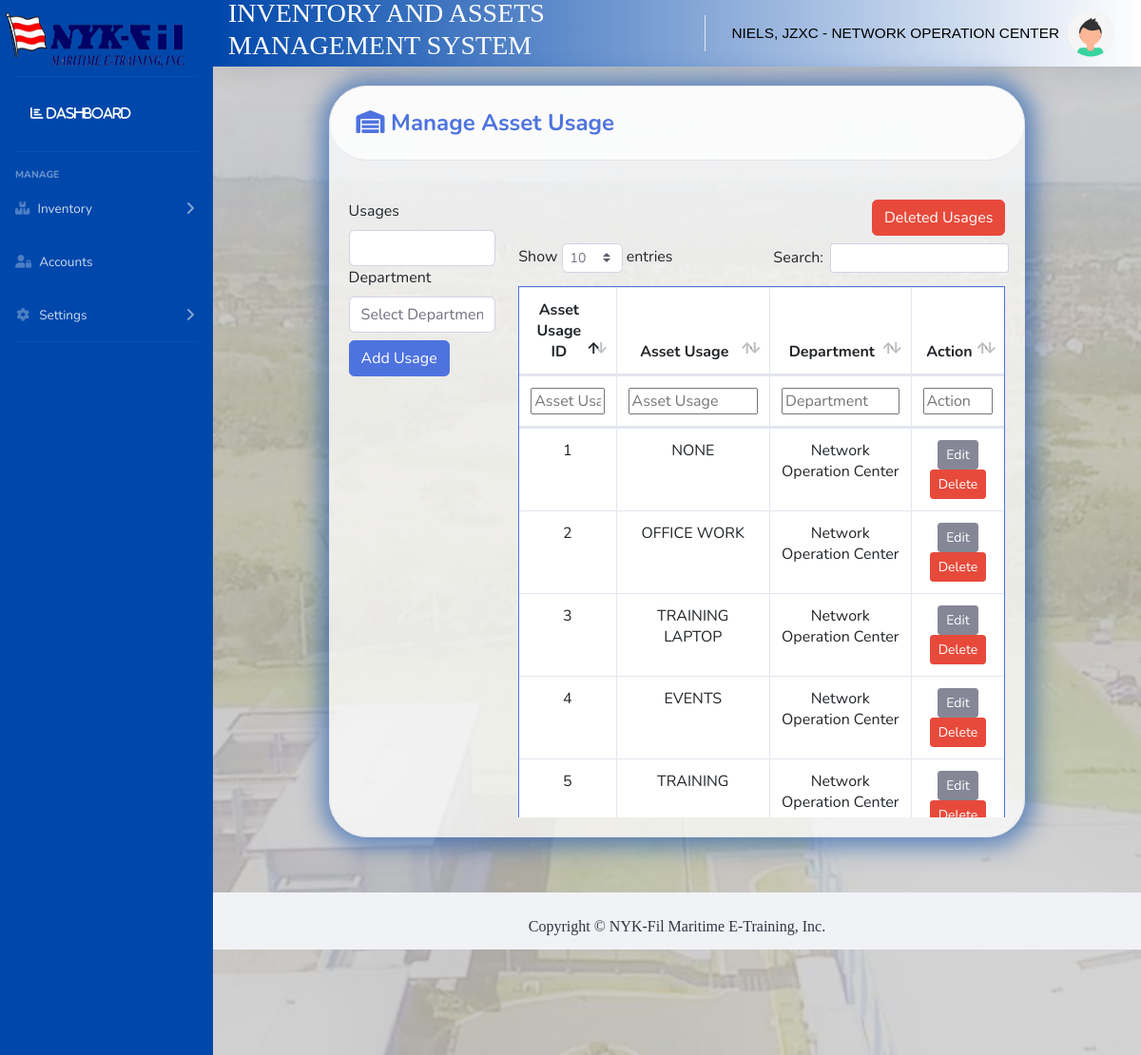
The app's page /pages/assetusage.php (signed in, upper part), older data.
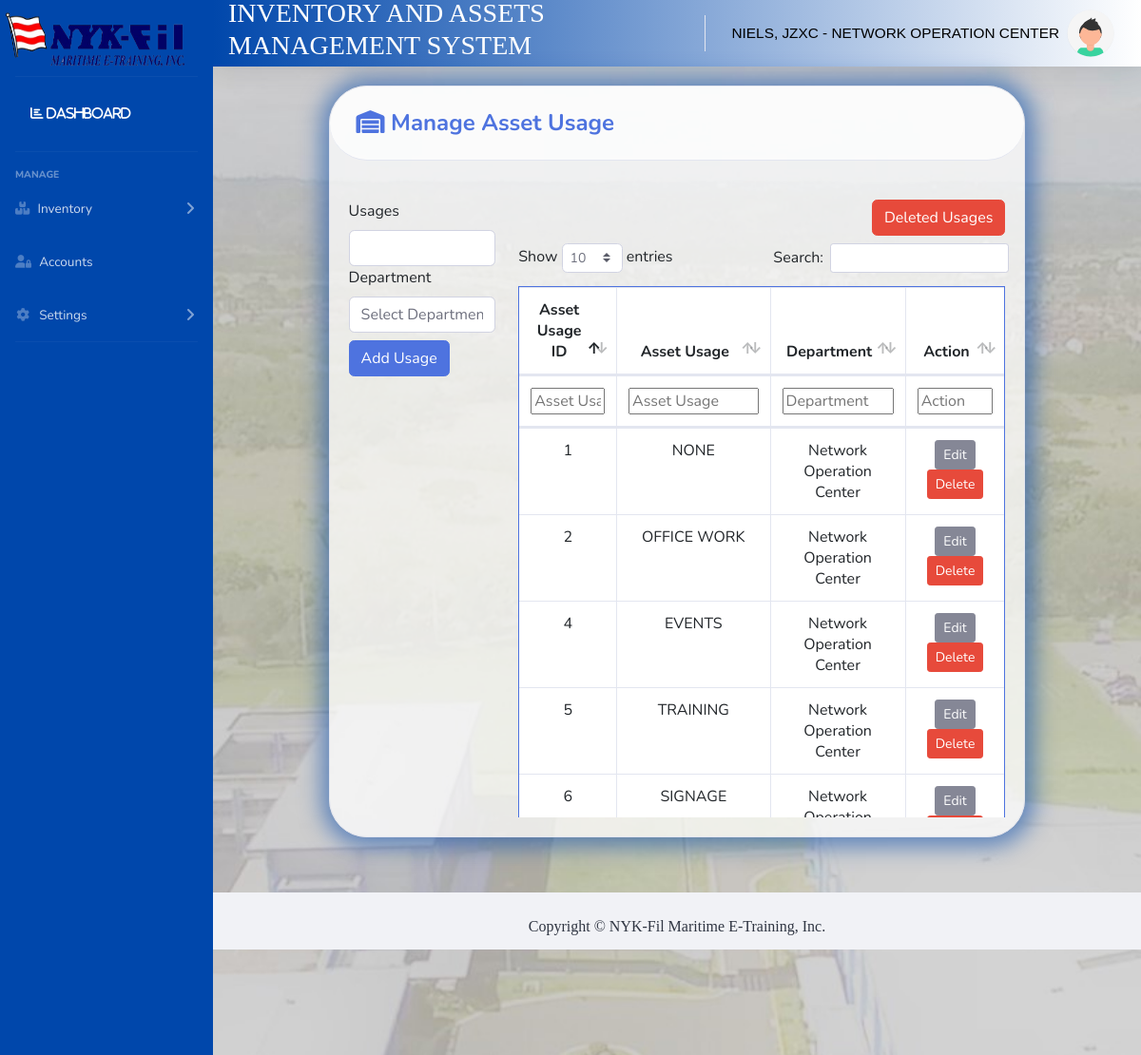
The same page, newer data.
### tables this page shows
CREATE TABLE `assetusage_tbl` (
  `assetusageid` int(11) NOT NULL,
  `assetusage` varchar(250) NOT NULL,
  `departmentid` int(11) NOT NULL,
  `usage_deleted` int(11) NOT NULL
);

CREATE TABLE `department_tbl` (
  `departmentid` int(11) NOT NULL,
  `department` varchar(255) NOT NULL,
  `dept_deleted` int(11) NOT NULL
);

### pages/assetusageclass.php (the view, shortened to what this page needs)
<?php
function populatetblassetusage($userlevelid , $userdeptid)
{
  try
  {
    include '../includes/dbcon.php';
    if($userlevelid == 2)
    {
      $statement = $conn->prepare("Select a.assetusageid,a.assetusage,a.usage_deleted,
                                    b.department from assetusage_tbl as a
                                    inner join department_tbl as b on a.departmentid=b.departmentid where a.departmentid = ".$userdeptid." and a.usage_deleted= 1 ");
    }
    else if($userlevelid == 1 || $userlevelid == 3)
    {
      $statement = $conn->prepare("Select a.assetusageid,a.assetusage,a.usage_deleted,
      b.department from assetusage_tbl as a
      inner join department_tbl as b on a.departmentid=b.departmentid where a.usage_deleted= 1 ");
    }
    $statement->execute();
    $result = $statement->get_result();
          while($row = $result->fetch_assoc())
          {
              echo "<tr>";
              echo "<td>".$row["assetusageid"]."</td>";
              echo "<td>".$row["assetusage"]."</td>";
              if($userlevelid == 1)
              {
                echo "<td>".$row["department"]."</td>";
              }
              echo "<td>
              <a class='btn btn-secondary btn-sm edit_btn' style='color:white;'>
              Edit
              </a>
              <a class='btn btn-danger btn-sm ' onclick='return checkdelete()' href='assetusagedelete.php?id=".$row["assetusageid"]."' style='color:white;'>
              Delete
              </a>
              </td>";
              echo "</tr>";
          }
  }
  catch (\Exception $e)
  {
  }
}
?>

### pages/assetusage.php (shortened to what this page needs)
<?php include 'assetusageclass.php'; ?>
<!DOCTYPE html>
<html lang="en">
<head>
    <?php include 'head.php'; ?>
</head>
<body>
    <?php include '../includes/navbar.php'; ?>
    <div class="container-fluid mt-3" style="max-width: 80%">
        <div class="card" style="background-color: #ffffffba;background-clip: border-box;border-radius: 2.5rem;margin-bottom: 10px;-webkit-box-shadow: 1px 1px 23px 9px rgba(0,0,0,0.75);-moz-box-shadow: 1px 1px 23px 9px rgba(0,0,0,0.75);box-shadow: 1px 1px 23px 9px rgb(0 71 171 / 55%);">
            <div class="card-header py-3" style="background-color: #ffffffba;background-clip: border-box;border-radius: 2.5rem;margin-bottom: 5px;">
                <h4 class="m-2 font-weight-bold text-primary"><i class="fa fa-warehouse"></i>&nbsp;Manage Asset Usage</h4>
            </div>
            <div class="card-body">
                <div class="row">
                    <div class="mt-3 col-md-3">
                        <div class="form-group">
                            <div class="form-row">
                                <div class="col-md-12">
                                    <form action="#" method="POST" onsubmit="return confirm('Are you sure you want to add usage?');">
                                        <label class="label">Usages</label>
                                        <input class="form-control" type="text" name="txtusage" required>
                                        <label class="label" id="labeldepartment">Department</label>
                                        <select class="form-control" name="selectdepartment" id="selectdepartment">
                                            <option disabled value="" selected="">Select Department</option>
                                        </select>
                                        <input class="mt-2 btn btn-primary" type="submit" name="btnaddusage" id="btnaddusage" value="Add Usage">
                                    </form>
                                </div>
                            </div>
                        </div>
                    </div>
                    <div class="mt-3 col-md-9 table-responsive" style="overflow-y:auto;max-height:650px;">
                        <div class="row">
                            <div class="col-md-8 ">
                            </div>
                            <div class="col-md-4 mb-2 d-flex justify-content-end">
                                <button type="button" data-toggle="modal" data-target="#deletedcatmodal" class="btn btn-danger">Deleted Usages</button>
                            </div>
                        </div>
                        <table id="example" class="table table-bordered border-primary table-hover text-center display" style="width:100%;">
                            <thead class="bg-primary border-primary">
                                <tr>
                                    <th>Asset Usage ID</th>
                                    <th>Asset Usage</th>
                                    <?php if ($userlevelid == 1) {
                                        echo "<th>Department</th>";
                                    } ?>
                                    <th>Action</th>
                                </tr>
                            </thead>
                            <tbody>
                                <?php populatetblassetusage($userlevelid, $userdeptid); ?>
                            </tbody>
                        </table>
                    </div>
                </div>
            </div>
        </div>
    </div>
    <?php include '../includes/footer.php'; ?>
</body>
</html>

### pages/head.php (shortened to what this page needs)
<link href="https://cdn.jsdelivr.net/npm/bootstrap@5.3.0-alpha1/dist/css/bootstrap.min.css" rel="stylesheet">
<link href="../sbadmintemplate2/vendor/fontawesome-free/css/all.min.css" rel="stylesheet" type="text/css">
<link href="../sbadmintemplate2/css/sb-admin-2.min.css" rel="stylesheet">
<link href="../sbadmintemplate2/vendor/datatables/dataTables.bootstrap4.min.css" rel="stylesheet">

### includes/navbar.php (shortened to what this page needs)
<?php
$userfullname = $_SESSION["name"];
$userdepartment = $_SESSION["department"];
$userlevelid = $_SESSION["userlevelid"];
?>
<body>
    <div id="wrapper" style="background-color: #0047AB;">
        <ul class="navbar-nav  sidebar sidebar-dark accordion" id="accordionSidebar">
            <img class="navbar-brand" src="/netiinv/img/neti.png" height="80" width="200">
            <hr class="sidebar-divider my-0">
            <li class="nav-item active">
                <a class="nav-link" href="/netiinv/pages/dashboard.php">
                    <i class="nav-link collapsed text-white, fas fa-chart-bar" id="menudashboard" href="/netiinv/modules/pages/dashboard.php"> Dashboard</i></a>
            </li>
            <hr class="sidebar-divider">
            <div class="sidebar-heading">
                Manage
            </div>
            <li class="nav-item">
                <a class="nav-link collapsed" href="#" data-toggle="collapse" data-target="#collapseUtilities1" aria-expanded="true" aria-controls="collapseUtilities">
                <i class="fa-sharp fa-solid fa-boxes-stacked"></i>
                    <span>Inventory</span>
                </a>
            </li>
            <li class="nav-item" id="linktoaccounts" onclick='urltousers();' style="cursor: pointer;">
           <a class="nav-link" id="menumanageusers" onclick='urltousers();'>
           <i class="fas fa-fw fa-user-lock"></i>
                    <span>Accounts</span>
                </a>
           </li>
            <li class="nav-item" id="linktosettings">
                <a class="nav-link collapsed" href="#" data-toggle="collapse" data-target="#collapseUtilities" aria-expanded="true" aria-controls="collapseUtilities">
                    <i class="fas fa-fw fa-gear"></i>
                    <span>Settings</span>
                </a>
            </li>
            <hr class="sidebar-divider d-none d-md-block">
        </ul>
        <div id="content-wrapper" class="d-flex flex-column">
            <div id="content">
                <nav class="navbar navbar-expand navbar-light mb-1 topbar static-top shadow" id="topnav" >
                   <div class="container-fluid">
                   <h3 style="font-family:Cambria, Cochin, Georgia, Times, 'Times New Roman', serif">Inventory and Assets Management System</h3>
                   </div>
                    <ul class="navbar-nav ml-auto">
                        <li class="nav-item dropdown no-arrow">
                            <a class="nav-link dropdown-toggle" href="#" id="userDropdown" role="button" data-toggle="dropdown" aria-haspopup="true" aria-expanded="false">
                                <span class="mr-2 d-none d-lg-inline  small" style="color:black;"><?php echo " " . $userfullname . " - " . $userdepartment; ?></span>
                                <img class="img-profile rounded-circle" src="/netiinv/img/avatar1.svg" style="height:50px;width:50px;">
                            </a>
                        </li>
                    </ul>
                </nav>
                </div>
</body>

### includes/footer.php (shortened to what this page needs)
<div class="mt-5 footer container-fluid">
  <label class="mt-4 label">Copyright © NYK-Fil Maritime E-Training, Inc.</label>
</div>

### pages/head.php (style rules this page uses)
table,th,td { color:black; }

### includes/navbar.php (style rules this page uses)
#wrapper #content-wrapper { background-image: url(../img/back.jpg); height: 100vh; margin: 0; background-position: center; background-repeat: no-repeat; background-size: cover; }
#topnav { width: 100%; height: 70px; outline: none; border: none; background-image: linear-gradient(to right , #0047AB, #ffffff,#ffffff); background-size: 200%; font-size: 1.2rem; color: #fff; font-family: 'Poppins', sans-serif; text-transform: uppercase; transition: .5s; }
thead { position: sticky; top: 0; background-color: #f1f1f1; }

### includes/footer.php (style rules this page uses)
.footer { top: auto; bottom: 0; width: 100%; text-align: center; font-family: 'Calibri'; background-color: #f1f2f6; color: #2f3542; height: 60px; }

Row changes from the older to the newer data that the page shows:
no longer on this page (row edited): assetusage_tbl: assetusageid "3", assetusage "TRAINING LAPTOP", departmentid.department "Network Operation Center"
now on this page (row unchanged): assetusage_tbl: assetusageid "6", assetusage "SIGNAGE", departmentid.department "Network…"
